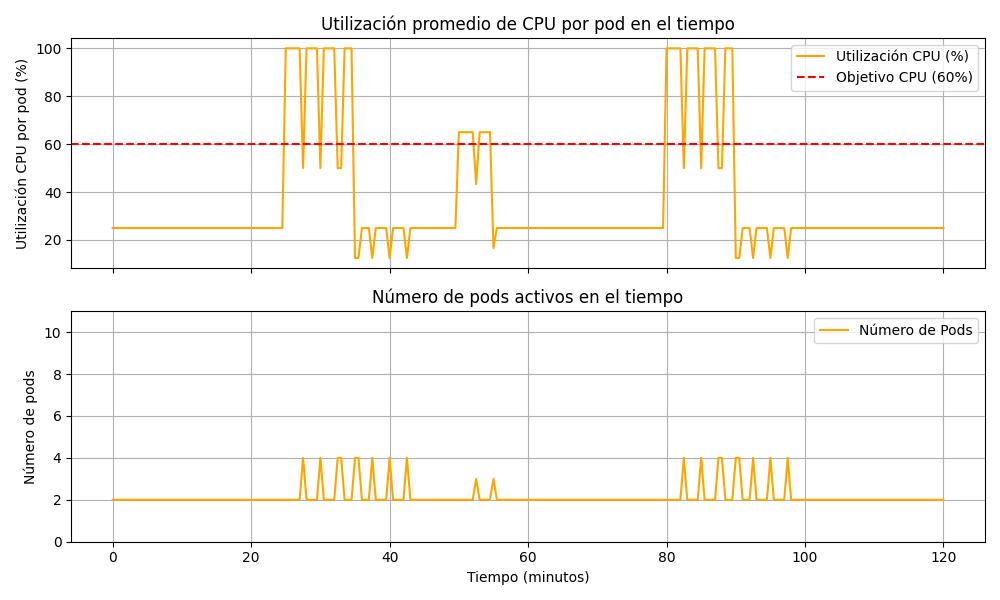

The script that drew this image:
import numpy as np
import matplotlib.pyplot as plt

# Parámetros de simulación
total_time_minutes = 120  # tiempo total de simulación en minutos (2 horas)
dt = 0.5  # paso de tiempo en minutos (0.5 min = 30 segundos por paso)
num_steps = int(total_time_minutes / dt) + 1  # cantidad de instantes de tiempo simulados

# Setpoint (objetivo) de utilización de CPU (fracción de 1, es decir 0.60 = 60%)
cpu_target = 0.60

# Límite mínimo y máximo de pods
min_pods = 2
max_pods = 10

# Tiempo de enfriamiento (cooldown) en minutos para evitar escalados muy seguidos
cooldown_minutes = 5  # por ejemplo, 5 minutos de espera mínima entre escalados
cooldown_steps = int(cooldown_minutes / dt)

# Función que modela la carga del sistema (con picos y caídas en el tiempo)
def carga_sistema(t):
    """
    Devuelve la carga total relativa a la capacidad de un pod en el tiempo t (minutos).
    Incluye una carga base y picos de carga en ciertos intervalos de tiempo.
    """
    # Carga base (por ejemplo, 0.5 corresponde a 50% de uso de un pod)
    carga = 0.5
    # Pico 1: alta carga entre 25 y 35 minutos
    if 25 <= t < 35:
        carga += 1.5  # aumento de carga (pico alto)        
    # Pico 2: carga moderada entre 50 y 55 minutos
    if 50 <= t < 55:
        carga += 0.8  # aumento de carga (pico moderado)
    # Pico 3: alta carga entre 80 y 90 minutos
    if 80 <= t < 90:
        carga += 1.5  # aumento de carga (segundo pico alto)

    return carga

# Arreglos para almacenar resultados en el tiempo
tiempos = np.arange(0, total_time_minutes + 0.0001, dt)  # vector de tiempo en minutos
uso_cpu = np.zeros_like(tiempos)    # utilización de CPU por pod (fracción de 1)
cantidad_pods = np.zeros_like(tiempos)  # número de pods activos

# Condiciones iniciales
pods_actuales = min_pods  # iniciar con el número mínimo de pods
ultimo_escaleo = -cooldown_steps  # indicador de último paso donde se escaló (inicializar negativo para permitir escalar al inicio)

retardo_minutos = 2
retardo_steps = int(retardo_minutos / dt)
escalado_pendiente = [min_pods] * retardo_steps  # Inicializar la cola

# Bucle de simulación en pasos de dt
for i, t in enumerate(tiempos):
    # 1. Calcular carga actual del sistema
    carga_total = carga_sistema(t)
    # 2. Calcular utilización promedio de CPU por pod
    uso_actual = carga_total / pods_actuales
    # Guardar métricas actuales en los arreglos de resultados
    uso_cpu[i] = uso_actual
    cantidad_pods[i] = pods_actuales
    # 3. Controlador proporcional: decidir si escalar según CPU vs objetivo
    if i - ultimo_escaleo >= cooldown_steps:
        replicas_deseadas = pods_actuales * (uso_actual / cpu_target)
        nuevos_pods = int(np.ceil(replicas_deseadas))
        nuevos_pods = min(max(nuevos_pods, min_pods), max_pods)

        if nuevos_pods != pods_actuales:
            escalado_pendiente.append(nuevos_pods)  # encola el nuevo valor
            pods_actuales = escalado_pendiente.pop(0)  # aplica el más viejo
            ultimo_escaleo = i
        else:
            escalado_pendiente.append(pods_actuales)
            pods_actuales = escalado_pendiente.pop(0)
    else:
        escalado_pendiente.append(pods_actuales)
        pods_actuales = escalado_pendiente.pop(0)
# Fin del bucle de simulación

# Graficar resultados
fig, (ax1, ax2) = plt.subplots(2, 1, figsize=(10,6), sharex=True)
# Gráfico de utilización de CPU (% por pod)
ax1.plot(tiempos, uso_cpu * 100, color='orange', label='Utilización CPU (%)')
ax1.axhline(cpu_target * 100, color='r', linestyle='--', label='Objetivo CPU (60%)')
ax1.set_ylabel('Utilización CPU por pod (%)')
ax1.set_title('Utilización promedio de CPU por pod en el tiempo')
ax1.legend(loc='upper right')
ax1.grid(True)
# Gráfico del número de pods activos
ax2.plot(tiempos, cantidad_pods, color='orange', label='Número de Pods')
ax2.set_ylabel('Número de pods')
ax2.set_xlabel('Tiempo (minutos)')
ax2.set_title('Número de pods activos en el tiempo')
ax2.set_ylim(0, max_pods + 1)
ax2.legend(loc='upper right')
ax2.grid(True)
plt.tight_layout()
plt.show()
